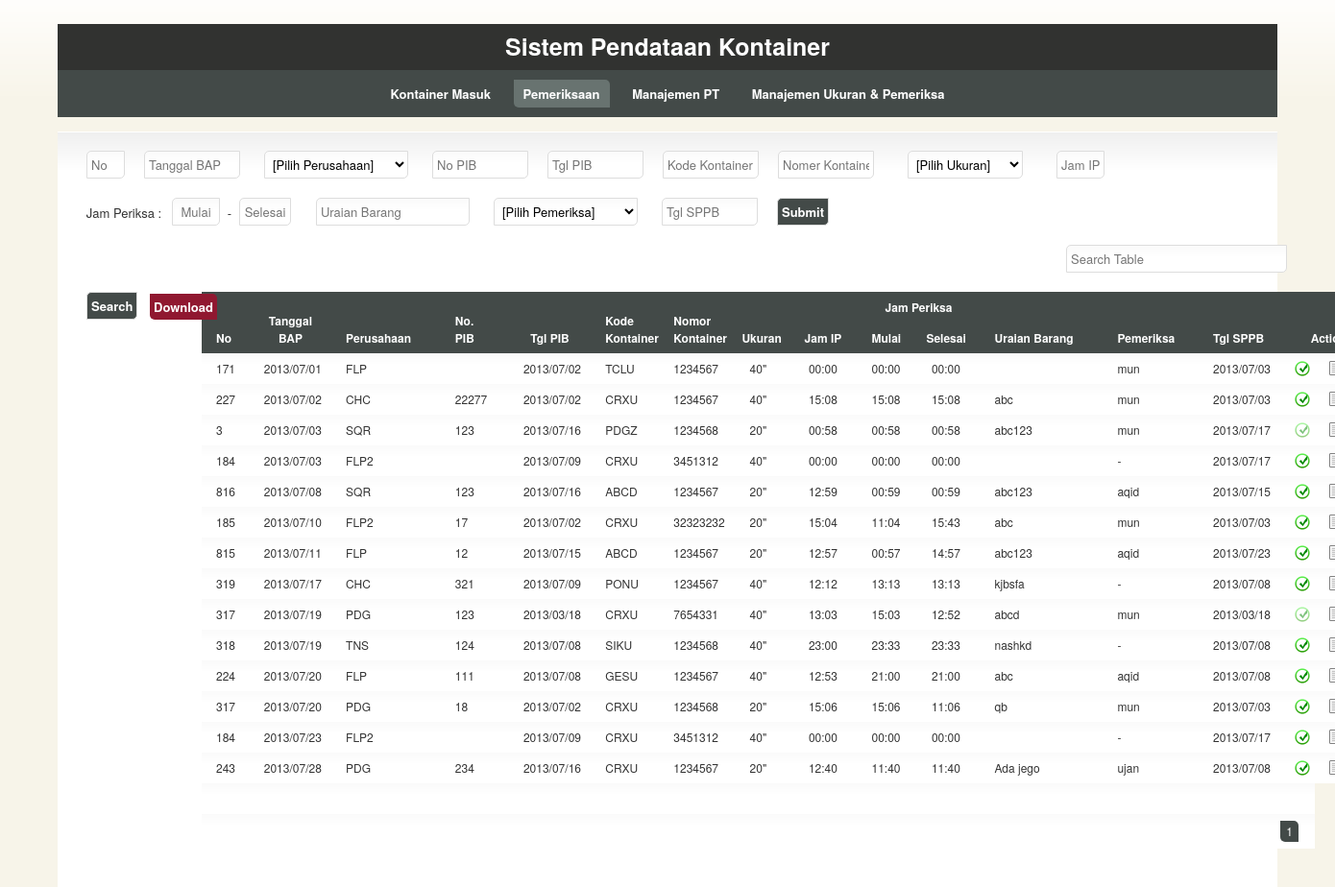
The page /index.php/pemeriksaan on the database its author committed.
### tables this page shows
CREATE TABLE IF NOT EXISTS `kontainer` (
  `id` int(10) NOT NULL AUTO_INCREMENT,
  `no` int(10) NOT NULL,
  `tanggal_masuk` date NOT NULL,
  `perusahaan` varchar(100) NOT NULL,
  `kode` varchar(50) NOT NULL,
  `nomor` varchar(50) NOT NULL,
  `ukuran` varchar(50) NOT NULL,
  `status` int(10) NOT NULL DEFAULT '0',
  `tanggal_bap` date NOT NULL,
  `no_pib` varchar(50) NOT NULL,
  `tgl_pib` date NOT NULL,
  `jam_ip` time NOT NULL,
  `jam_periksa_st` time NOT NULL,
  `jam_periksa_en` time NOT NULL,
  `uraian` varchar(50) NOT NULL,
  `pemeriksa` varchar(50) NOT NULL,
  `tgl_sppb` date NOT NULL,
  `tgl_ip` date NOT NULL,
  PRIMARY KEY (`id`)
);

### application/controllers/pemeriksaan.php (called while the page is built, shortened)
<?php if ( ! defined('BASEPATH')) exit('No direct script access allowed');
class Pemeriksaan extends CI_Controller
{
	function __construct()
	{
		$this->load->model('pemeriksaan_model', 'pemeriksaan', true);
		$this->load->model('perusahaan_model', 'perusahaan', true);
		$this->load->model('ukuran_model', 'ukuran', true);
		$this->load->model('pemeriksa_model', 'pemeriksa', true);
	}
	function index()
	{
		$data['rows'] = $this->pemeriksaan->get_rows(0, 30);
		$data['list_perusahaan'] = $this->perusahaan->get_all_perusahaan();
		$data['list_ukuran'] = $this->ukuran->get_all_ukuran();
		$data['list_pemeriksa'] = $this->pemeriksa->get_all_pemeriksa();
		$data['maxpage'] = $this->pemeriksaan->get_max_page();
		$data['page'] = 1;
		$this->load->view('pemeriksaan_view', $data);
	}
}

### index.php (called while the page is built, shortened)
<?php
require_once BASEPATH.'core/CodeIgniter.php';

### application/models/pemeriksaan_model.php (called while the page is built, shortened)
<?php if ( ! defined('BASEPATH')) exit('No direct script access allowed');
class Pemeriksaan_model extends CI_Model
{
	function get_rows($start, $limit)
	{
		$kueri = "SELECT * FROM kontainer WHERE status >= 1 ORDER BY tanggal_bap,no LIMIT $start, $limit";
		$ret = $this->db->query($kueri)->result_array();
		return $ret;
	}
}

### application/views/pemeriksaan_view.php (the view, shortened to what this page needs)
<!DOCTYPE html>
<html lang="en">
	<head>
		<link rel="stylesheet" href="<?=base_url();?>application/css/960.css" type="text/css" media="screen" charset="utf-8"/>
		<link rel="stylesheet" href="<?=base_url();?>application/css/template.css" type="text/css" media="screen" charset="utf-8"/>
		<link rel="stylesheet" href="<?=base_url();?>application/css/colour.css" type="text/css" media="screen" charset="utf-8"/>
 		<link rel="stylesheet" href="<?=base_url();?>application/js/jqtp_latest/css/jqtp.css" type="text/css"/>
		<link rel="stylesheet" href="<?=base_url();?>application/js/jqtp_latest/css/jqpopup.css" type="text/css">
		<link rel="stylesheet" href="<?=base_url();?>application/js/jquery.fancybox-1.3.4/fancybox/jquery.fancybox-1.3.4.css" type="text/css" media="screen"/>
	</head>
	<body>
		<header id="header">
		</header>
		<section id="section">
			<div id="content" class="container_16 clearfix">
				<form method="post" action="<?=site_url('pemeriksaan/entry')?>">
					<div class="grid_1"><p>
						<input name="no" type="text" placeholder="No"/>
					</p></div>
					<div class="grid_2"><p>
						<input name="tanggal_bap" type="text" id="datepicker" placeholder="Tanggal BAP" pattern="((19|20)\d\d[/]0[1-9]|1[012])[/](0[1-9]|[12][0-9]|3[01])" required/>
					</p></div>
					<div class="grid_4"><p>
						<select name="perusahaan" required>
							<option value='-'>[Pilih Perusahaan]</option>
							<?php
							foreach($list_perusahaan as $perusahaan){
								extract($perusahaan);
								echo "<option value='$kode'>$kode</option>";
							}
							?>
						</select>
					</p></div>
					<div class="grid_2"><p>
						<input name="no_pib" type="text" placeholder="No PIB" required/>
					</p></div>
					<div class="grid_2"><p>
						<input name="tgl_pib" type="text" id="datepicker2" placeholder="Tgl PIB" required/>
					</p></div>
					<div class="grid_2"><p>
						<input name="kode" type="text" placeholder="Kode Kontainer" required/>
					</p></div>
					<div class="grid_2"><p>
						<input name="nomor" type="text" placeholder="Nomer Kontainer" required/>
					</p></div>
					<div class="grid_3"><p>
						<select name="ukuran">
							<option value='-'>[Pilih Ukuran]</option>
							<?php
							foreach($list_ukuran as $ukuran){
								extract($ukuran);
								echo "<option value='$ukuran'>$ukuran</option>";
							}
							?>
						</select>
					</p></div>
					<div class="grid_2"><p>
						<input name="jam_ip" type="text" placeholder="Jam IP" id="jam_ip" class="timepicker" required style="width:40px;float:left;text-align:center;"/>
					</p></div>
					<div class="grid_2" style="padding-top:6px;margin-left:-1px;">Jam Periksa :</div>
					<div class="grid_2"><p>
						<input name="jam_periksa_st" type="text" placeholder="Mulai" id="jam_periksa_st" class="timepicker" required style="width:40px;margin-left:-20px;float:left;text-align:center;"/>
					</p></div>
					<div class="grid_1" style="padding-top:6px;margin-left:-90px;">-</div>
					<div class="grid_1"><p>
						<input name="jam_periksa_en" type="text" placeholder="Selesai" id="jam_periksa_en" class="timepicker" required style="width:44px;margin-left:-70px;float:left;text-align:center;"/>
					</p></div>
					<div class="grid_3" style="margin-left:-40px;"><p>
						<input name="uraian" type="text" placeholder="Uraian Barang" required/>
					</p></div>
					<div class="grid_4" style="margin-left:20px;"><p>
						<select name="pemeriksa">
							<option value='-'>[Pilih Pemeriksa]</option>
							<?php
							foreach($list_pemeriksa as $pemeriksa){
								extract($pemeriksa);
								echo "<option value='$nama'>$nama</option>";
							}
							?>
						</select>
					</p></div>
					<div class="grid_2"><p>
						<input name="tgl_sppb" type="text" id="datepicker3" placeholder="Tgl SPPB" required/>
					</p></div>
					<div class="grid_1"><p>
						<input type="submit" value="Submit"/>
					</p></div>
				</form>
				<div class="grid_16">
					<p>&nbsp;</p>
				</div>
				<div class="grid_1" style="margin-left:10px;">
					<p>&nbsp;</p>
				</div>
				<form method='POST' action='<?=base_url();?>pemeriksaan/search'>
					<div class="grid_5">
						<p>
							<input type="text" name='search' placeholder="Search Table"/>
						</p>
					</div>
					<div class="grid_1">
						<p>
							<input type="submit" value="Search" />
						</p>
					</div>
				</form>
				<div class="grid_1">
					<p>
						<a href='#download_filter' class='download error'>Download</a>
					</p>
				</div>
				<div class="grid_16">
					<table id="dataList2" clas="tablesorter">
						<colgroup>
							<col class="colA" style="width:35px; word-wrap:break-word;"/>
							<col class="colB" style="width:60px; word-wrap:break-word;"/>
							<col class="colC" style="width:80px; word-wrap:break-word;"/>
							<col class="colD" style="width:50px; word-wrap:break-word;"/>
							<col class="colE" style="width:60px; word-wrap:break-word;"/>
							<col class="colF" style="width:50px; word-wrap:break-word;"/>
							<col class="colG" style="width:50px; word-wrap:break-word;"/>
							<col class="colH" style="width:45px; word-wrap:break-word;"/>
							<col class="colI" style="width:50px; word-wrap:break-word;"/>
							<col class="colJ" style="width:40px; word-wrap:break-word;"/>
							<col class="colK" style="width:50px; word-wrap:break-word;"/>
							<col class="colL" style="width:90px; word-wrap:break-word;"/>
							<col class="colM" style="width:70px; word-wrap:break-word;"/>
							<col class="colN" style="width:60px; word-wrap:break-word;"/>
							<col class="colO" style="width:25px; word-wrap:break-word;"/>
							<col class="colP" style="width:25px; word-wrap:break-word;"/>
							<col class="colQ" style="width:25px; word-wrap:break-word;"/>
						</colgroup>
						<thead>
							<tr>
								<th rowspan="2">No</th>
								<th class='center' rowspan="2">Tanggal BAP</th>
								<th rowspan="2">Perusahaan</th>
								<th rowspan="2">No. PIB</th>
								<th class='center' rowspan="2">Tgl PIB</th>
								<th rowspan="2">Kode Kontainer</th>
								<th rowspan="2">Nomor Kontainer</th>
								<th class='center' rowspan="2">Ukuran</th>
								<th class='center' rowspan="2">Jam IP</th>
								<th class='center' colspan="2">Jam Periksa</th>
								<th rowspan="2">Uraian Barang</th>
								<th rowspan="2">Pemeriksa</th>
								<th rowspan="2">Tgl SPPB</th>
								<th class='center' colspan="3" width="10%" rowspan="2">Actions</th>
							</tr>
							<tr>
								<th class="center">Mulai</th>
								<th class="center">Selesai</th>
							</tr>
						</thead>
						<tbody>
							<?php
							foreach($rows as $row){
								extract($row);
								$tanggal_bap = str_replace("-", "/", $tanggal_bap);
								$tgl_pib = str_replace("-", "/", $tgl_pib);
								$tgl_sppb = str_replace("-", "/", $tgl_sppb);
								$jam_ip = substr($jam_ip, 0, strlen($jam_ip)-3);
								$jam_periksa_st = substr($jam_periksa_st, 0, strlen($jam_periksa_st)-3);
								$jam_periksa_en = substr($jam_periksa_en, 0, strlen($jam_periksa_en)-3);
								echo "
									<tr>
										<td id='col_no_$id' style='text-align:left;'>$no</td>
										<td id='col_tanggal_$id' class='center'>$tanggal_bap</td>
										<td id='col_perusahaan_$id'>$perusahaan</td>
										<td id='col_no_pib_$id'>$no_pib</td>
										<td id='col_tgl_pib_$id' class='center'>$tgl_pib</td>
										<td id='col_kode_$id'>$kode</td>
										<td id='col_nomor_$id'>$nomor</td>
										<td id='col_ukuran_$id' class='center'>$ukuran</td>
										<td id='col_jam_ip_$id' class='center'>$jam_ip</td>
										<td id='col_jam_periksa_st_$id' class='center'>$jam_periksa_st</td>
										<td id='col_jam_periksa_en_$id' class='center'>$jam_periksa_en</td>
										<td id='col_uraian_$id'>$uraian</td>
										<td id='col_pemeriksa_$id'>$pemeriksa</td>
										<td id='col_tgl_sppb_$id'>$tgl_sppb</td>
										<td id='col_sppb_$id' class='center'>";
				if($status == '1') echo 	"<a href='#' onclick=\"sppb_submit('$id')\" class='sppb' no='$id'></a></td>";
				else echo 					"<a href='#' class='sppbyes'></a></td>";
				echo "					<td id='col_edit_$id' class='center'><a href='#' onclick=\"edit_row('$id')\" class='edit'></a></td>
										<td id='col_delete_$id' class='center'><a href='#' onclick=\"confirm_delete_row('$id')\" class='delete'></a></td>
									</tr>
									<tr style='display:none'>
										<td id='col_status_$id'>$status</td>
									</tr>
								";
							}
							?>
						</tbody>
						<tfoot>
							<tr><td colspan="15">&nbsp;</td><tr>
							<tr>
								<td colspan="15" class="pagination">
									<?php
										$st = $page-4;
										if($st < 1) $st = 1;
										$en = $st + 9;
										if($en > $maxpage){
											$en = $maxpage;
											$st = $en-9;
											if($st < 1) $st = 1;
										}
										for($i = $st; $i <= $en; $i++){
											if($i == $page) echo "<span class='active curved'>$i</span>";
											else{
												if(isset($key)) echo "<a href='".base_url()."pemeriksaan/search?key=$key&page=$i' class='curved'>$i</a>";
												else echo "<a href='".base_url()."pemeriksaan/page/$i' class='curved'>$i</a>";
											}
										}
									?>
								</td>
							</tr>
						</tfoot>
					</table>
				</div>
			</div>
		</section>
	</body>
</html>

### application/css/960.css (style rules this page uses)
html,body,div,span,applet,object,iframe,h1,h2,h3,h4,h5,h6,p,blockquote,pre,a,abbr,acronym,address,big,cite,code,del,dfn,em,font,img,ins,kbd,q,s,samp,small,strike,strong,sub,sup,tt,var,b,u,i,center,dl,dt,dd,ol,ul,li,fieldset,form,label,legend,table,caption,tbody,tfoot,thead,tr,th,td { margin:0;padding:0;border:0;outline:0;font-size:100%;vertical-align:baseline;background:transparent }
body { line-height:1 }
table { border-collapse:collapse;border-spacing:0 }
body, textarea { color:#333;font:13px/1.5 'Helvetica Neue',Arial,'Liberation Sans',FreeSans,sans-serif }
p,dl,hr,h1,h2,h3,h4,h5,h6,ol,ul,pre,table,address,fieldset { margin-bottom:20px }
.grid_1 select,.grid_1 input,.grid_1 textarea { width:30px }
.grid_2 select,.grid_2 input,.grid_2 textarea { width:90px }
.grid_3 select,.grid_3 input,.grid_3 textarea { width:150px }
.grid_3 select { width:120px }
.grid_4 select,.grid_4 input,.grid_4 textarea { width:210px }
.grid_4 select { width:150px }
.grid_5 select,.grid_5 input,.grid_5 textarea { width:220px }
.grid_1, .grid_2, .grid_3, .grid_4, .grid_5, .grid_6, .grid_7, .grid_8, .grid_9, .grid_10, .grid_11, .grid_12, .grid_13, .grid_14, .grid_15, .grid_16 { display: inline; float: left; margin-left: 10px; margin-right: 10px; }
.grid_16 { float:center; }
.container_16 .grid_1, .container_16 .grid_1 .box, .container_16 .grid_1 .ui-state-highlight { width: 40px !important }
.container_16 .grid_2, .container_16 .grid_2 .box, .container_16 .grid_2 .ui-state-highlight { width: 100px !important }
.container_16 .grid_3, .container_16 .grid_3 .box, .container_16 .grid_3 .ui-state-highlight { width: 150px !important }
.container_16 .grid_4, .container_16 .grid_4 .box, .container_16 .grid_4 .ui-state-highlight { width: 160px !important }
.container_16 .grid_5, .container_16 .grid_5 .box, .container_16 .grid_5 .ui-state-highlight { width: 220px !important }
.container_16 .grid_16, .container_16 .grid_16 .box, .container_16 .grid_16 .ui-state-highlight { width: 940px !important }
.clearfix:after { clear: both; content: ' '; display: block; font-size: 0; line-height: 0; visibility: hidden; width: 0; height: 0; }

### application/css/template.css (style rules this page uses)
.center { text-align:center; }
a { text-decoration:none; }
#content { width:1270px; position:relative; margin-left: auto; margin-right: auto; text-align:center; float:center; }
label, #navigation, .error, .success, input[type="submit"], input[type="reset"] { font-weight:bold; }
a.edit, a.trash, a.ip, a.sppb, a.save, a.cancel, a.delete, a.unip, a.sppbyes { padding-left:12px; background-repeat:no-repeat; background-position:left center; }
a { padding:4px; }
table { width:100%; bord }
th, td { padding:7px 15px; text-align:left; }
#header { width:1270px; margin:10px auto 0 auto; padding:5px 30px; text-align:center; }
#section { width:1270px; margin:auto; }
#content { padding:20px; -moz-border-radius-topleft: 10px; -moz-border-radius-bottomright: 10px; }
.curved, #navigation a, #navigation span, .error, .success, .box, .utils a { -moz-border-radius-bottomleft:5px; -moz-border-radius-topright:5px; -webkit-border-bottom-left-radius:5px; -webkit-border-top-right-radius:5px; }
.curved-alt, input, textarea, select, .box, .date td a, .utils a { -moz-border-radius-bottomright:5px; -moz-border-radius-topleft:5px; -webkit-border-bottom-right-radius:5px; -webkit-border-top-left-radius:5px; }
input, textarea, select { border:1px solid; font-family:inherit; font-size:inherit; padding:4px; }
select { padding-top:3px; padding-bottom:3px; }
input[type="submit"], input[type="reset"] { cursor:pointer; width:auto !important; }
.pagination { text-align:right; }
.pagination a, .pagination span { display:inline-block; margin:0 2px; padding:2px 6px; }
#dataList th,td { vertical-align:middle; }
#dataList2 { table-layout:fixed; width:1230px; }
#dataList2 th,td { vertical-align:bottom; font-size:12px; }
#dataList2 th { cursor:pointer; }
a.error { position:relative; top:6px; left:6px; }

### rows shown on the page
kontainer: no "171", tanggal_bap "2013/07/01", perusahaan "FLP", tgl_pib "2013/07/02", kode "TCLU", nomor "1234567", ukuran "40\"", jam_ip "00:00", jam_periksa_st "00:00", jam_periksa_en "00:00", pemeriksa "mun", tgl_sppb "2013/07/03"
kontainer: no "227", tanggal_bap "2013/07/02", perusahaan "CHC", no_pib "22277", tgl_pib "2013/07/02", kode "CRXU", nomor "1234567", ukuran "40\"", jam_ip "15:08", jam_periksa_st "15:08", jam_periksa_en "15:08", uraian "abc", pemeriksa "mun", tgl_sppb "2013/07/03"
kontainer: no "3", tanggal_bap "2013/07/03", perusahaan "SQR", no_pib "123", tgl_pib "2013/07/16", kode "PDGZ", nomor "1234568", ukuran "20\"", jam_ip "00:58", jam_periksa_st "00:58", jam_periksa_en "00:58", uraian "abc123", pemeriksa "mun", tgl_sppb "2013/07/17"
kontainer: no "184", tanggal_bap "2013/07/03", perusahaan "FLP2", tgl_pib "2013/07/09", kode "CRXU", nomor "3451312", ukuran "40\"", jam_ip "00:00", jam_periksa_st "00:00", jam_periksa_en "00:00", pemeriksa "-", tgl_sppb "2013/07/17"
kontainer: no "816", tanggal_bap "2013/07/08", perusahaan "SQR", no_pib "123", tgl_pib "2013/07/16", kode "ABCD", nomor "1234567", ukuran "20\"", jam_ip "12:59", jam_periksa_st "00:59", jam_periksa_en "00:59", uraian "abc123", pemeriksa "aqid", tgl_sppb "2013/07/15"
kontainer: no "185", tanggal_bap "2013/07/10", perusahaan "FLP2", no_pib "17", tgl_pib "2013/07/02", kode "CRXU", nomor "32323232", ukuran "20\"", jam_ip "15:04", jam_periksa_st "11:04", jam_periksa_en "15:43", uraian "abc", pemeriksa "mun", tgl_sppb "2013/07/03"
kontainer: no "815", tanggal_bap "2013/07/11", perusahaan "FLP", no_pib "12", tgl_pib "2013/07/15", kode "ABCD", nomor "1234567", ukuran "20\"", jam_ip "12:57", jam_periksa_st "00:57", jam_periksa_en "14:57", uraian "abc123", pemeriksa "aqid", tgl_sppb "2013/07/23"
kontainer: no "319", tanggal_bap "2013/07/17", perusahaan "CHC", no_pib "321", tgl_pib "2013/07/09", kode "PONU", nomor "1234567", ukuran "40\"", jam_ip "12:12", jam_periksa_st "13:13", jam_periksa_en "13:13", uraian "kjbsfa", pemeriksa "-", tgl_sppb "2013/07/08"
kontainer: no "317", tanggal_bap "2013/07/19", perusahaan "PDG", no_pib "123", tgl_pib "2013/03/18", kode "CRXU", nomor "7654331", ukuran "40\"", jam_ip "13:03", jam_periksa_st "15:03", jam_periksa_en "12:52", uraian "abcd", pemeriksa "mun", tgl_sppb "2013/03/18"
kontainer: no "318", tanggal_bap "2013/07/19", perusahaan "TNS", no_pib "124", tgl_pib "2013/07/08", kode "SIKU", nomor "1234568", ukuran "40\"", jam_ip "23:00", jam_periksa_st "23:33", jam_periksa_en "23:33", uraian "nashkd", pemeriksa "-", tgl_sppb "2013/07/08"
kontainer: no "224", tanggal_bap "2013/07/20", perusahaan "FLP", no_pib "111", tgl_pib "2013/07/08", kode "GESU", nomor "1234567", ukuran "40\"", jam_ip "12:53", jam_periksa_st "21:00", jam_periksa_en "21:00", uraian "abc", pemeriksa "aqid", tgl_sppb "2013/07/08"
kontainer: no "317", tanggal_bap "2013/07/20", perusahaan "PDG", no_pib "18", tgl_pib "2013/07/02", kode "CRXU", nomor "1234568", ukuran "20\"", jam_ip "15:06", jam_periksa_st "15:06", jam_periksa_en "11:06", uraian "qb", pemeriksa "mun", tgl_sppb "2013/07/03"
kontainer: no "184", tanggal_bap "2013/07/23", perusahaan "FLP2", tgl_pib "2013/07/09", kode "CRXU", nomor "3451312", ukuran "40\"", jam_ip "00:00", jam_periksa_st "00:00", jam_periksa_en "00:00", pemeriksa "-", tgl_sppb "2013/07/17"
kontainer: no "243", tanggal_bap "2013/07/28", perusahaan "PDG", no_pib "234", tgl_pib "2013/07/16", kode "CRXU", nomor "1234567", ukuran "20\"", jam_ip "12:40", jam_periksa_st "11:40", jam_periksa_en "11:40", uraian "Ada jego", pemeriksa "ujan", tgl_sppb "2013/07/08"
